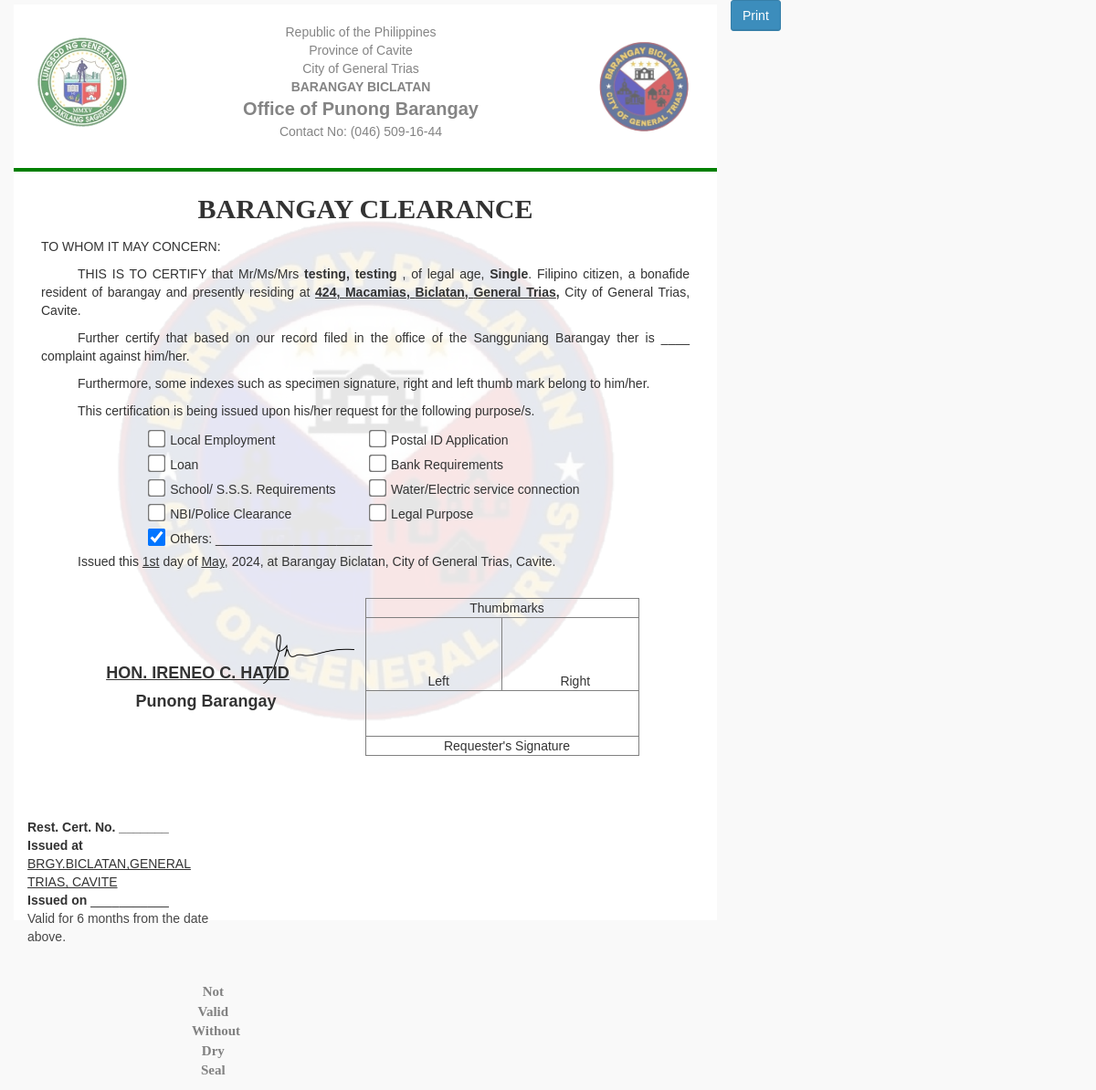
/brgyclearance_form.php?id_clearance=6, run on the app's committed database.
### tables this page shows
CREATE TABLE `tbl_clearance` (
  `id_clearance` int(11) NOT NULL,
  `id_resident` int(11) NOT NULL,
  `lname` varchar(255) NOT NULL,
  `fname` varchar(255) NOT NULL,
  `mi` varchar(255) NOT NULL,
  `purpose` varchar(255) NOT NULL,
  `houseno` varchar(255) NOT NULL,
  `street` varchar(255) NOT NULL,
  `brgy` varchar(255) NOT NULL,
  `municipal` varchar(255) NOT NULL,
  `status` varchar(255) NOT NULL,
  `age` varchar(255) NOT NULL
);

### classes/main.class.php (called while the page is built, shortened)
<?php
class BMISClass {
    protected $server = "mysql:host=localhost;dbname=bmis";
    protected $user = "root";
    protected $pass = "";
    protected $options = array(PDO::ATTR_ERRMODE => PDO::ERRMODE_EXCEPTION, PDO::ATTR_DEFAULT_FETCH_MODE => PDO::FETCH_ASSOC);
    public function openConn() {
        try {
            $this->con = new PDO($this->server, $this->user, $this->pass, $this->options);
            return $this->con;
        }
        catch(PDOException $e) {
            echo "Datbase Connection Error! ", $e->getMessage();
        }
    }
    public function get_single_clearance_walkin($id_clearance){
        $id_clearance = $_GET['id_clearance'];
        $connection = $this->openConn();
        $stmt = $connection->prepare("SELECT * FROM tbl_clearance where id_clearance = ?");
        $stmt->execute([$id_clearance]);
        $resident = $stmt->fetch();
        $total = $stmt->rowCount();
        if($total > 0 )  {
            return $resident;
        }
        else{
            return false;
        }
    }
}
?>

### brgyclearance_form.php (the view, shortened to what this page needs)
<?php
require('classes/resident.class.php');
$id_clearance = $_GET['id_clearance'];
$resident = $residentbmis->get_single_clearance_walkin($id_clearance);
  ?>
<!DOCTYPE html>
<html id="clearance">
 <head>
    <link href="bootstrap/css/bootstrap.min.css" rel="stylesheet" type="text/css" />
    <link href="bootstrap/css/font-awesome.min.css" rel="stylesheet" type="text/css" />
    <link href="bootstrap/css/ionicons.min.css" rel="stylesheet" type="text/css" />
    <link href="bootstrap/css/morris-0.4.3.min.css" rel="stylesheet" type="text/css" />
    <link href="bootstrap/css/AdminLTE.css" rel="stylesheet" type="text/css" />
    <link href="bootstrap/css/dataTables.bootstrap.css" rel="stylesheet" type="text/css" />
    <link href="bootstrap/css/select2.css" rel="stylesheet" type="text/css" />
</head>
 <body class="skin-black">
       <div class="col-xs-12 col-sm-6 col-md-8">
                <div style="width: 100%; height:100%; max-height: 550px; background-color: white;">
                    <div style="margin-top:5px; opacity: 0.6; display: flex; justify-content: space-between;">
                        <image src="assets/golo1.png" style="width:100px;height:100px; margin-top: 35px; margin-left:25px;"/>
                        <center><p style="margin-top: 20px;">Republic of the Philippines<br>
                        Province of Cavite<br>
                        City of General Trias<br>
                        <b>BARANGAY BICLATAN</b><br>
                        <b style="font-size:20px;">Office of Punong Barangay</b><br>
                        Contact No: (046) 509-16-44
                        </p></center>
                        <image src="assets/golo.png" style="width:110px;height:110px; margin-top:35px; margin-right: 25px;"/>
                    </div>  <hr style="border:2px solid green;">
                    <div style="background-image: url('assets/golo.png'); background-size: cover;
                background-repeat: no-repeat; background-position: center; background-size: 80%; background-color: rgba(255, 255, 255, 0.9); background-blend-mode: overlay; background-position: center top; height: 800px;">
                        <p class="text-center" style="font-size: 30px; font-weight: bold; font-family: 'Copperplate Gothic Bold';">BARANGAY CLEARANCE<br></p>
                        <p class="print-padding" style="font-size: 14px;">TO WHOM IT MAY CONCERN:</p>
                        <p class="print-padding" style="text-indent:40px;text-align: justify;">THIS IS TO CERTIFY that Mr/Ms/Mrs <b><?= $resident['lname'];?>, <?= $resident['fname'];?> <?= $resident['mi'];?></b>,
                          of legal age, <b><?= $resident['status'];?></b>. Filipino citizen, a bonafide resident of barangay and presently residing at <u><b><?= $resident['houseno'];?>, <?= $resident['street'];?>, <?= $resident['brgy'];?>, <?= $resident['municipal'];?>,</b></u> City of General Trias, Cavite.</p>
                        <p class="print-padding" style="text-indent:40px;text-align: justify;">Further certify that based on our record filed in the office of the Sangguniang Barangay ther is ____ complaint against him/her.</p>
                        <p class="print-padding" style="text-indent:40px;text-align: justify;">Furthermore, some indexes such as specimen signature, right and left thumb mark belong to him/her.</p>
                        <p class="print-padding" style="text-indent:40px;text-align: justify;">This certification is being issued upon his/her request for the following purpose/s.</p>
                        <div style="text-align: center;">
                            <div style="display: flex; justify-content: center;">
                            <div style="text-align: justify;">
                                <input type="checkbox" id="option1" name="options[]" value="Local Employment;" style="transform: scale(1.5);">
                                <label for="option1"><span style="font-weight: normal;">&nbsp;Local Employment</span></label><br>
                                <input type="checkbox" id="option2" name="options[]" value="Loan;" style="transform: scale(1.5);">
                                <label for="option2"><span style="font-weight: normal;">&nbsp;Loan</span></label><br>
                                <input type="checkbox" id="option3" name="options[]" value="School/ S.S.S. Requirements;" style="transform: scale(1.5);">
                                <label for="option3"><span style="font-weight: normal;">&nbsp;School/ S.S.S. Requirements</span></label><br>
                                <input type="checkbox" id="option4" name="options[]" value="NBI/Police Clearance;" style="transform: scale(1.5);">
                                <label for="option4"><span style="font-weight: normal;">&nbsp;NBI/Police Clearance</span></label><br>
                                <input type="checkbox" id="option5" name="options[]" value="Others;" style="transform: scale(1.5);">
                                <label for="option5"><span style="font-weight: normal;">&nbsp;Others: ______________________</span></label><br>
                            </div>
                            <div style="text-align: justify;">
                                <input type="checkbox" id="option6" name="options[]" value="Postal ID Application;" style="transform: scale(1.5);">
                                <label for="option6"><span style="font-weight: normal;">&nbsp;Postal ID Application</span></label><br>
                                <input type="checkbox" id="option7" name="options[]" value="Bank Requirements;" style="transform: scale(1.5);">
                                <label for="option7"><span style="font-weight: normal;">&nbsp;Bank Requirements</span></label><br>
                                <input type="checkbox" id="option8" name="options[]" value="Water/Electric service connection;" style="transform: scale(1.5);">
                                <label for="option8"><span style="font-weight: normal;">&nbsp;Water/Electric service connection</span></label><br>
                                <input type="checkbox" id="option9" name="options[]" value="Legal Purpose;" style="transform: scale(1.5);">
                                <label for="option9"><span style="font-weight: normal;">&nbsp;Legal Purpose</span></label><br>
                            </div>
                        </div>
                        <p class="print-padding" style="text-indent:40px;text-align: justify;">Issued this <ins><?= date('jS');?></ins> day of <ins><?= date('F');?></ins>, 2024, at Barangay Biclatan, City of General Trias, Cavite.</p> <br>
                        <div style="display: flex;">
                            <div style="flex: 1;"><br><br>
                                <image src="icons/signature.png" style="width:100px; margin-left:80px; position: absolute;"/><br>
                                <label style="font-size:18px;margin-left:1em; margin-top: 10px;"><u>HON. IRENEO C. HATID</u></label><br>
                                <label style="font-size:18px; margin-left:2em;">Punong Barangay</label>
                            </div>
                            <div style="flex: 1;">
                                <table border="1" style="width: 300px; padding-top:40px;">
                                    <tr style="height: 10px;">
                                        <td colspan="2" style="padding-left: 10px;">Thumbmarks</td>
                                    </tr>
                                    <tr style="height: 80px; vertical-align: bottom;">
                                        <td style="width: 150px; padding-left: 10px;">Left</td>
                                        <td style="width: 150px; padding-left: 10px;">Right</td>
                                    </tr>
                                    <tr style="height: 10px;">
                                        <td colspan="2" style="padding-left: 10px;">Requester's Signature</td>
                                    </tr>
                                </table>
                            </div>
                        </div>
                </div>
                <div class="col-xs-8 col-md-4" style="margin-top: 2em;"><br><br>
                    <b style="text-align: center;">Rest. Cert. No. _______</b><br>
                    <b><span style=" text-align: center;">Issued at </b><u>BRGY.BICLATAN,GENERAL TRIAS, CAVITE</u></span><br>
                    <b><span style=" text-align: center;">Issued on </b>___________</span></br>
                    <span style=" text-align: center; opacity: 0.9;">Valid for 6 months from the date above.</span></br><br>
                    <br>
                    <center><p style="font-size: 15px; opacity: 0.6; margin-left: 18rem; font-weight: bold; font-family: 'Baskerville Old Face';">Not Valid Without Dry Seal<br></p></center>
                </div>
                </div>
            </div>
        </div>
    <button class="btn btn-primary noprint" id="printpagebutton" onclick="PrintElem('#clearance')">Print</button>
    </body>
</html>

### brgyclearance_form.php (style rules this page uses)
@media screen { p.print-padding { font-size: 14px; padding-left: 30px; padding-right: 30px; } }

### data on the page
tbl_clearance: lname "testing", fname "testing", status "Single", houseno "424", street "Macamias", brgy "Biclatan", municipal "General Trias"
